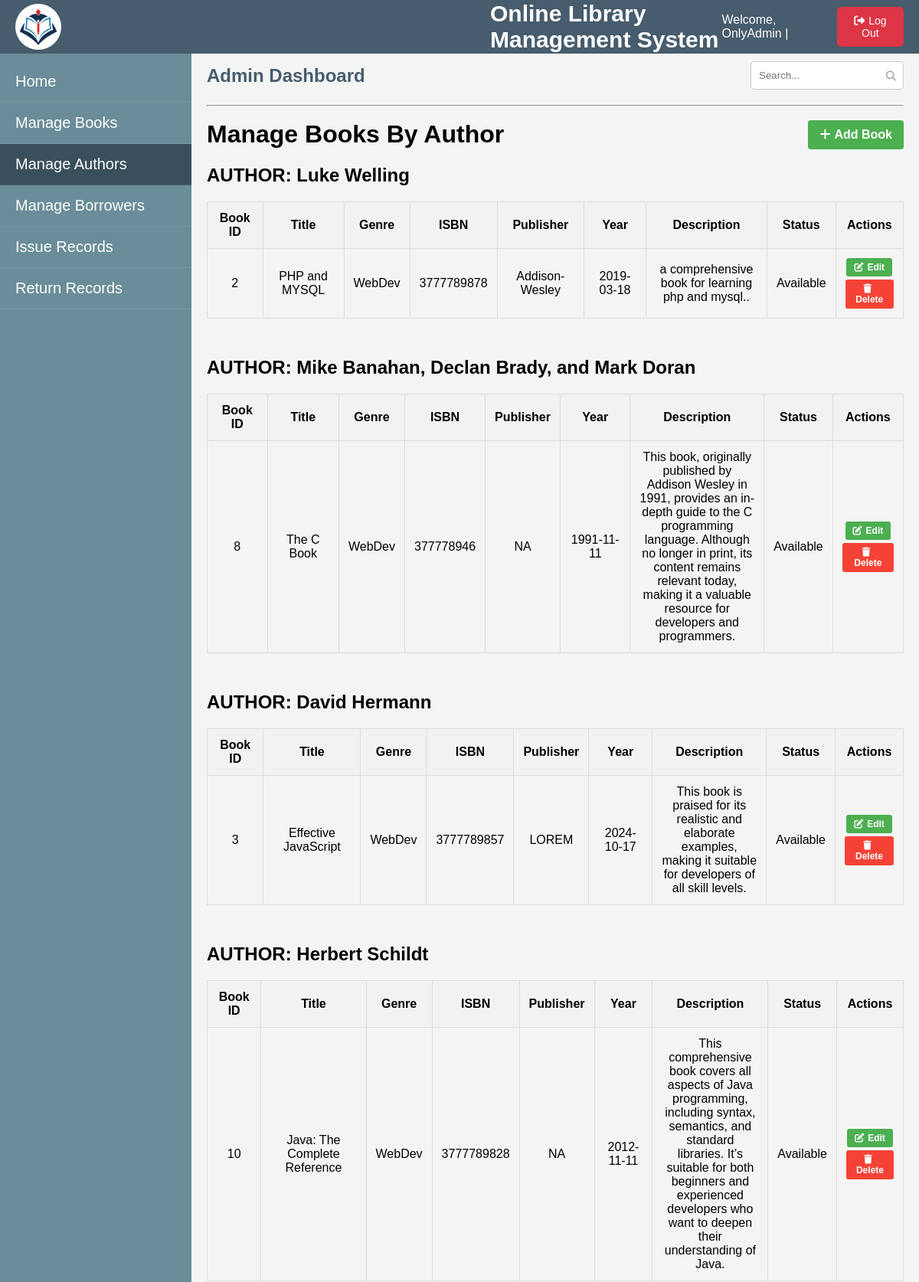
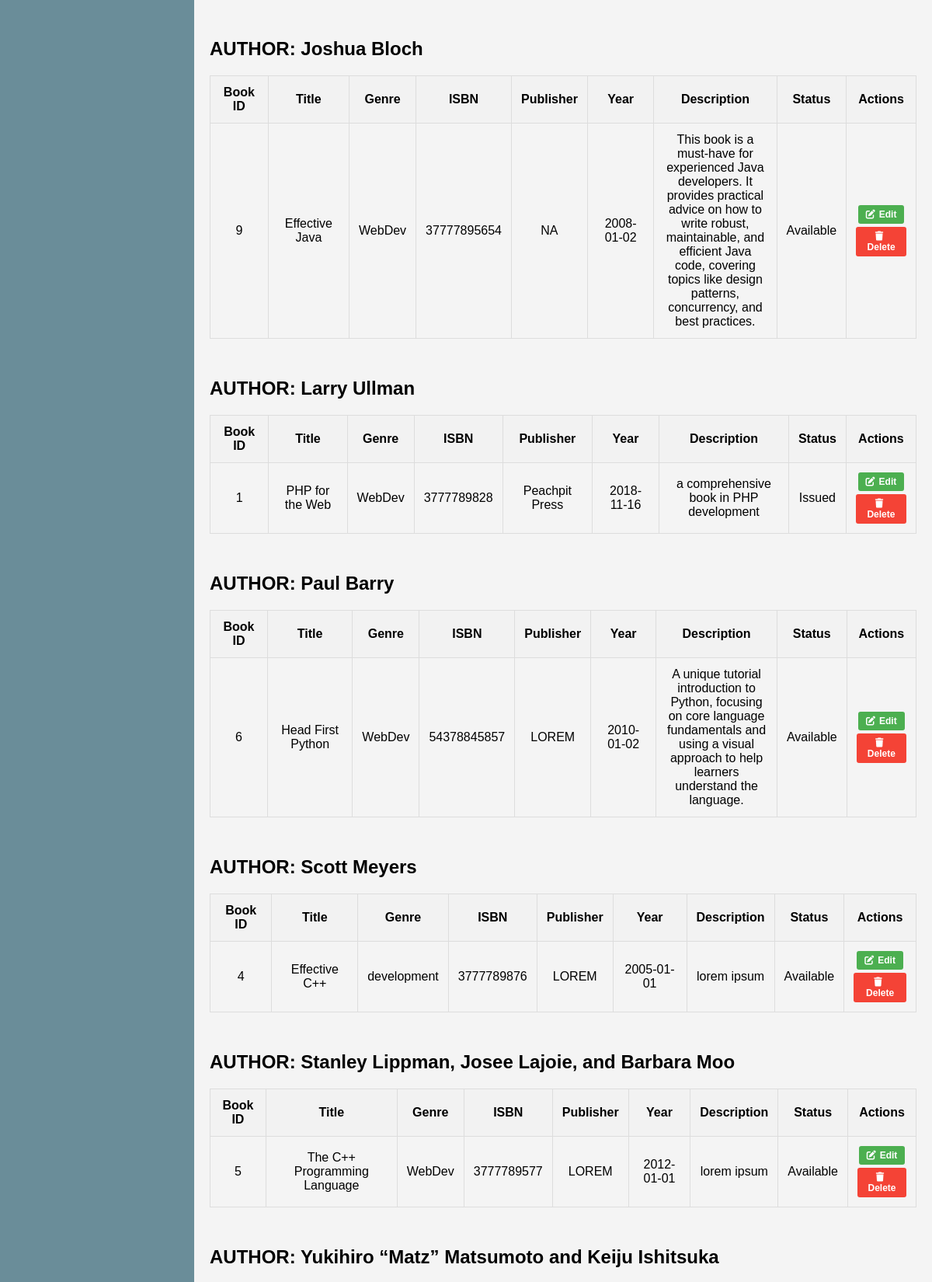
The page /manageAuthor.php (signed in, upper part) on the database its author committed (2 pictures, top to bottom).
### tables this page shows
CREATE TABLE `books` (
  `id` int(11) NOT NULL,
  `book_title` varchar(255) NOT NULL,
  `author` varchar(255) NOT NULL,
  `genre` varchar(255) NOT NULL,
  `isbn` varchar(255) NOT NULL,
  `publisher` varchar(255) NOT NULL,
  `pub_year` date NOT NULL,
  `description` varchar(255) NOT NULL,
  `status` enum('Available','Issued') NOT NULL
);

### manageAuthor.php (the view, shortened to what this page needs)
<?php
require('databaseConnection.php');
$query = "SELECT * FROM books ORDER BY author";
$result = mysqli_query($con, $query);
$books_by_author = [];
while ($row = mysqli_fetch_assoc($result)) {
    $author_name = $row['author'];
    $books_by_author[$author_name][] = $row;
}
?>
<!DOCTYPE html>
<html lang="en">
<head>
    <link rel="stylesheet" href="manageAuthor.css">
</head>
<body>
  <div class="top-bar">
    <div class="logo">
      <img src="Lib_Logo.jpg" alt="Library Logo">
      <span class="library-name">Online Library Management System</span>
    </div>
    <div class="admin-info">
      <span class="admin-name">Welcome, <?php echo $_SESSION['AdminLoginId']; ?> |</span>
      <form method="post">
      <button class="logout-btn" name="adminLogout"><i class="fa-solid fa-right-from-bracket"></i>Log Out</button>
      </form>
    </div>
  </div>
  <div class="sidebar">
    <ul>
        <li><a href="adminDashboard.php">Home</a></li>
        <li><a href="manageBooks.php">Manage Books</a></li>
        <li style="background-color:#3a4f5d;font-size:20px"><a href="manageAuthor.php">Manage Authors</a></li>
        <li><a href="manageBorrower.php">Manage Borrowers</a></li>
        <li><a href="issueRecord.php">Issue Records</a></li>
        <li><a href="returnrecord.php">Return Records</a></li>
    </ul>
  </div>
  <div class="main-content">
  <div class="dashboard-header">
    <h1>Admin Dashboard</h1>
    <div class="search-container">
      <input type="text" class="search-box" placeholder="Search...">
      <button class="search-button"><i class="fa-solid fa-magnifying-glass"></i></button>
    </div>
  </div>
  <hr><br>
  <div class="action-buttons" style="display: flex; justify-content: space-between; gap: 10px;">
    <h1>Manage Books By Author</h1>
    <form action="addBooks.php" method="post">
      <button class="btn" id="addBookBtn" name="addBooks"><i class="fa-solid fa-plus" style="margin-right:5px"></i>Add Book</button>
    </form>
  </div>
  <section class="box" id="book-section">
    <?php foreach ($books_by_author as $author_name => $books): ?>
        <div class="author-section">
            <h2>AUTHOR: <?php echo htmlspecialchars($author_name); ?></h2>
            <table class="books-table">
                <thead>
                    <tr>
                        <th>Book ID</th>
                        <th>Title</th>
                        <th>Genre</th>
                        <th>ISBN</th>
                        <th>Publisher</th>
                        <th>Year</th>
                        <th>Description</th>
                        <th>Status</th>
                        <th>Actions</th>
                    </tr>
                </thead>
                <tbody>
                    <?php foreach ($books as $book): ?>
                    <tr>
                        <td><?php echo $book['id']; ?></td>
                        <td><?php echo htmlspecialchars($book['book_title']); ?></td>
                        <td><?php echo htmlspecialchars($book['genre']); ?></td>
                        <td><?php echo htmlspecialchars($book['isbn']); ?></td>
                        <td><?php echo htmlspecialchars($book['publisher']); ?></td>
                        <td><?php echo htmlspecialchars($book['pub_year']); ?></td>
                        <td class="max"><?php echo htmlspecialchars($book['description']); ?></td>
                        <td><?php echo htmlspecialchars($book['status']); ?></td>
                        <td>
                            <form action="editBook.php" method="post" style="margin-bottom:4px">
                            <button class="edit-btn" name="updateBook"><i class="fa-solid fa-pen-to-square"></i>Edit</button>
                            </form>
                            <form action="deleteBook.php" method="post">
                            <button class="delete-btn" name="deleteBook"><i class="fa-solid fa-trash"></i>Delete</button>
                            </form>
                        </td>
                    </tr>
                    <?php endforeach; ?>
                </tbody>
            </table>
        </div>
    <?php endforeach; ?>
  </section>
</div>
</body>
</html>

### manageAuthor.css (style rules this page uses)
* { margin: 0; padding: 0; box-sizing: border-box; }
body { font-family: Arial, sans-serif; background-color: #f4f4f4; }
:root { --primary-color: #475c6c; --primary-hover: #3a4f5d; --secondary-color: #f4f4f4; --text-color: #ffffff; --button-color: #dc3545; --button-hover: #b32d3b; --submenu-bg: #5f7383; }
.top-bar { display: flex; justify-content: space-between; align-items: center; background-color: var(--primary-color); color: var(--text-color); padding: 10px 20px; position: fixed; top: 0; left: 0; width: 100%; height: 70px; z-index: 1; }
.top-bar .logo { display: flex; align-items: center; }
.top-bar .logo img { width: 60px; height: 60px; margin-right: 10px; border-radius: 50%; }
.top-bar .library-name { font-size: 30px; margin-left: 550px; font-weight: bold; }
.top-bar .admin-info { display: flex; align-items: center; gap: 20px; }
.top-bar .admin-info .admin-name { font-size: 16px; }
.top-bar .admin-info .logout-btn { background-color: var(--button-color); padding: 10px 20px; color: var(--text-color); border: none; cursor: pointer; border-radius: 5px; font-size: 14px; transition: background-color 0.3s ease; }
.sidebar { position: fixed; top: 60px; left: 0; width: 250px; height: 100vh; background-color: #6a8d99; color: var(--text-color); padding-top: 20px; }
.sidebar ul { list-style-type: none; padding: 0; font-size: 20px; }
.sidebar ul li { padding: 15px 20px; border-bottom: 1px solid rgba(255, 255, 255, 0.1); cursor: pointer; transition: background-color 0.3s ease; }
.sidebar ul li a { color: var(--text-color); text-decoration: none; }
.main-content { margin-left: 250px; padding: 80px 20px; height: 100vh; overflow-y: auto; position: relative; }
.dashboard-header { display: flex; justify-content: space-between; align-items: center; margin-bottom: 20px; }
.dashboard-header h1 { font-size: 24px; color: var(--primary-color); }
.search-container { position: relative; width: 200px; }
.search-box { padding: 10px 40px 10px 10px; border: 1px solid #ccc; border-radius: 5px; width: 100%; }
.search-button { position: absolute; right: 10px; top: 50%; transform: translateY(-50%); background: transparent; border: none; cursor: pointer; outline: none; padding: 0; }
.search-button i { color: #aaa; }
.box { display: flex; flex-direction: row; gap: 50px; }
.admin-info .logout-btn i { margin-right:5px; }
.action-buttons .btn { padding: 10px 15px; background-color: #4CAF50; color: white; border: none; cursor: pointer; font-size: 16px; font-weight: 600; border-radius: 4px; }
.books-table { width: 100%; border-collapse: collapse; margin-top: 20px; }
.books-table th, .books-table td { padding: 12px; border: 1px solid #ddd; text-align: center; }
.books-table th { background-color: #f2f2f2; font-weight: bold; }
.max { max-width: 200px; overflow-wrap: break-word; word-wrap: break-word; }
.edit-btn, .delete-btn { padding: 5px 10px; color: white; border: none; border-radius: 3px; cursor: pointer; font-size: 12px; font-weight: 600; }
.edit-btn { background-color: #4CAF50; }
.delete-btn { background-color: #f44336; }
section.box { display: flex; flex-direction: column; width: 100%; justify-content: center; align-items: center; margin-top: 20px; }
.edit-btn i, .delete-btn i { margin-right: 5px; }

### rows shown on the page
books: id "2", book_title "PHP and MYSQL", genre "WebDev", isbn "3777789878", publisher "Addison-Wesley", pub_year "2019-03-18", description "a comprehensive book for learning php and mysql..", status "Available"
books: id "8", book_title "The C Book", genre "WebDev", isbn "377778946", publisher "NA", pub_year "1991-11-11", description "This book, originally published by Addison Wesley in 1991, provides an in-depth guide to the C programming language. Although no longer in print, its content remains relevant today, making it a valuable resource for developers and programmers.", status "Available"
books: id "3", book_title "Effective JavaScript", genre "WebDev", isbn "3777789857", publisher "LOREM", pub_year "2024-10-17", description "This book is praised for its realistic and elaborate examples, making it suitable for developers of all skill levels.", status "Available"
books: id "10", book_title "Java: The Complete Reference", genre "WebDev", isbn "3777789828", publisher "NA", pub_year "2012-11-11", description "This comprehensive book covers all aspects of Java programming, including syntax, semantics, and standard libraries. It’s suitable for both beginners and experienced developers who want to deepen their understanding of Java.", status "Available"
books: id "9", book_title "Effective Java", genre "WebDev", isbn "37777895654", publisher "NA", pub_year "2008-01-02", description "This book is a must-have for experienced Java developers. It provides practical advice on how to write robust, maintainable, and efficient Java code, covering topics like design patterns, concurrency, and best practices.", status "Available"
books: id "1", book_title "PHP for the Web", genre "WebDev", isbn "3777789828", publisher "Peachpit Press", pub_year "2018-11-16", description "a comprehensive book in PHP development", status "Issued"
books: id "6", book_title "Head First Python", genre "WebDev", isbn "54378845857", publisher "LOREM", pub_year "2010-01-02", description "A unique tutorial introduction to Python, focusing on core language fundamentals and using a visual approach to help learners understand the language.", status "Available"
books: id "4", book_title "Effective C++", genre "development", isbn "3777789876", publisher "LOREM", pub_year "2005-01-01", description "lorem ipsum", status "Available"
books: id "5", book_title "The C++ Programming Language", genre "WebDev", isbn "3777789577", publisher "LOREM", pub_year "2012-01-01", description "lorem ipsum", status "Available"
books: author "Yukihiro “Matz” Matsumoto and Keiju Ishitsuka"

### other values the page prints
$_SESSION['AdminLoginId'] "OnlyAdmin"
$author_name "Luke Welling"
$author_name "Mike Banahan, Declan Brady, and Mark Doran"
$author_name "David Hermann"
$author_name "Herbert Schildt"
$author_name "Joshua Bloch"
$author_name "Larry Ullman"
$author_name "Paul Barry"
$author_name "Scott Meyers"
$author_name "Stanley Lippman, Josee Lajoie, and Barbara Moo"
